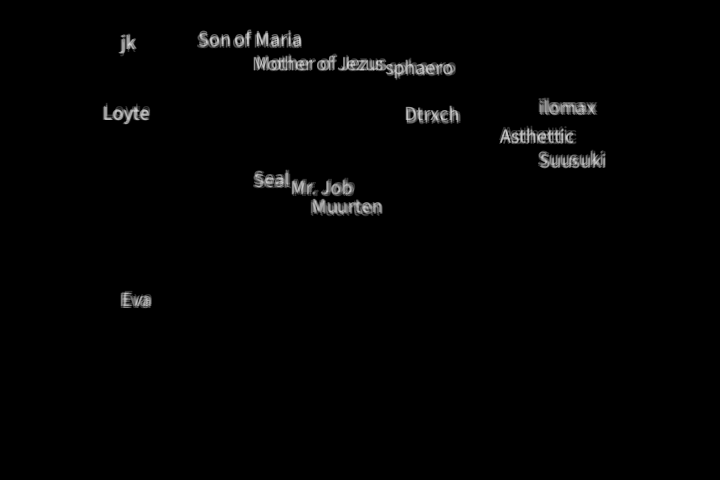
Frame 1 (no input)
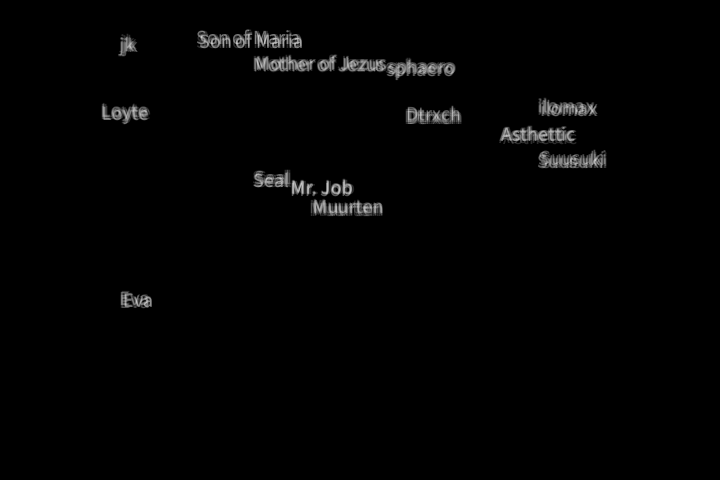
Frame 60 (the mouse pressed at the canvas centre just before this capture)
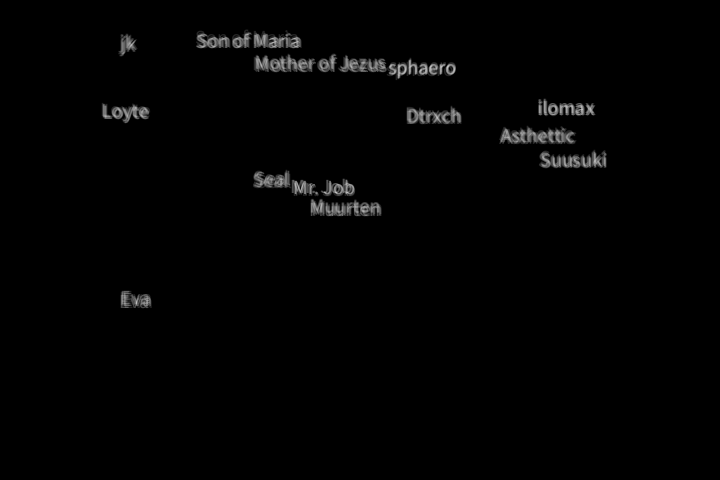
Frame 120 (the mouse held since frame 60 and released just before this capture)

The Processing sketch that drew these frames (run headless with seeded random() and noise(); from frame 60 on, the mouse is pressed at the canvas centre):

// Processing sketch: credits
// ── credits.pde

String[] nicknames = {"Dtrxch", "ilomax", "Asthettic", "Muurten", "Mother of Jezus", "Son of Maria", "Seal", "sphaero", "Suusuki","Loyte", "Mr. Job","Eva", "jk"};
int[][] positions; 
float start;

void setup() {
  size(720,480);
  textSize(20);
  start = millis();
  positions = new int[nicknames.length][2];
  for (int i=0;i<nicknames.length;i++)
  {
    int posx = int(random(500/20))* 19 + 100;
    int posy = int(random(400/5))* 4 + 40;
    positions[i][0] = posx;
    positions[i][1] = posy;
  }
  background(0);
}

void draw() 
{
  background(0);
  float alpha = 1 - (millis() - start)/8000;
  for (int i=0;i<nicknames.length;i++)
  {
    int count = 1;
    while(count <10)
    {
      int dposx = int(random(5));
      int dposy = int(random(5));
      fill(255, 50 * alpha);
      if (count == 9 ) fill(255,100 * alpha);
      text(nicknames[i], positions[i][0]+dposx, positions[i][1]+dposy );
      count += 1;
    }
  }
}
